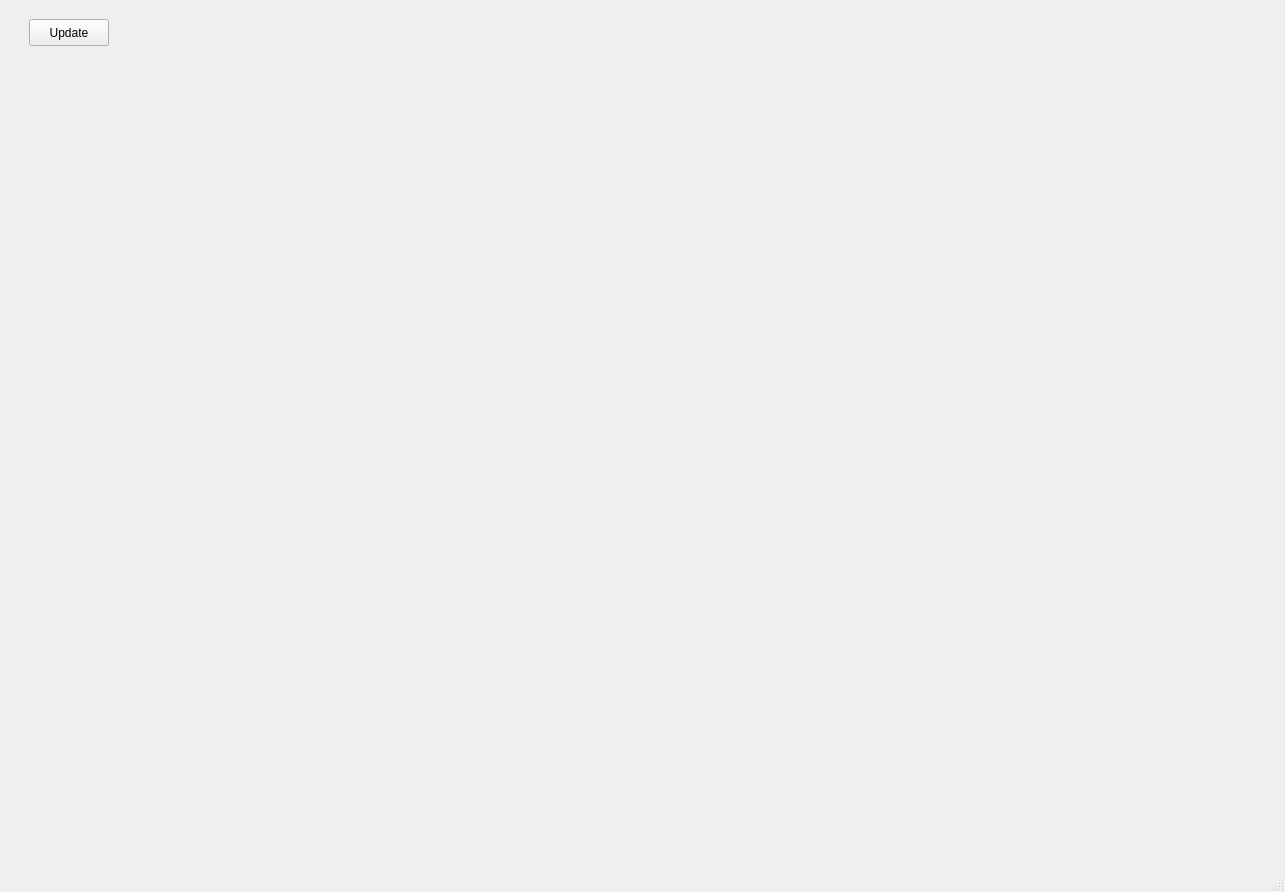
<?xml version="1.0" encoding="UTF-8"?>
<ui version="4.0">
 <class>MainWindow</class>
 <widget class="QMainWindow" name="MainWindow">
  <property name="geometry">
   <rect>
    <x>0</x>
    <y>0</y>
    <width>1285</width>
    <height>892</height>
   </rect>
  </property>
  <property name="windowTitle">
   <string>MainWindow</string>
  </property>
  <widget class="QWidget" name="centralwidget">
   <layout class="QVBoxLayout" name="verticalLayout">
    <item>
     <widget class="QWidget" name="widget" native="true">
      <property name="maximumSize">
       <size>
        <width>16777215</width>
        <height>100</height>
       </size>
      </property>
      <widget class="QPushButton" name="update_pushButton">
       <property name="geometry">
        <rect>
         <x>20</x>
         <y>10</y>
         <width>80</width>
         <height>27</height>
        </rect>
       </property>
       <property name="text">
        <string>Update</string>
       </property>
      </widget>
     </widget>
    </item>
    <item>
     <widget class="QWidget" name="canvasWidget" native="true"/>
    </item>
   </layout>
  </widget>
  <widget class="QMenuBar" name="menubar">
   <property name="geometry">
    <rect>
     <x>0</x>
     <y>0</y>
     <width>1285</width>
     <height>21</height>
    </rect>
   </property>
  </widget>
  <widget class="QStatusBar" name="statusbar"/>
 </widget>
 <resources/>
 <connections/>
</ui>
